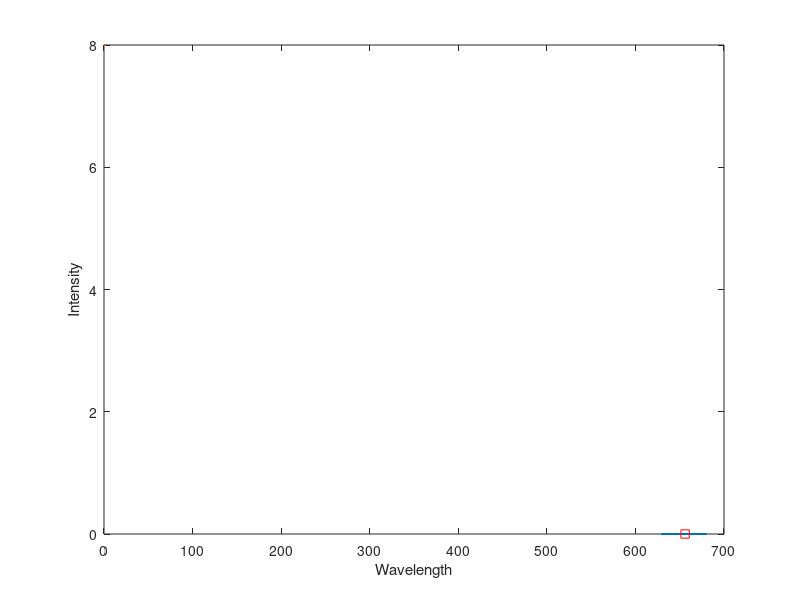

This figure's MATLAB source:
% STELLAR  MOTION  SPECTRA
load spectra.csv
nObs = size(spectra,1);
lambdaStart = 630.02;
lambdaDelta = 0.14;
% The star spectrum data in the spectra matrix was collected at evenly spaced wavelengths 
lambdaEnd = lambdaStart + (nObs-1)*lambdaDelta;
lambda = (lambdaStart:lambdaDelta:lambdaEnd);
%  Each column of spectra is the spectrum of a different star.
s = spectra(:,2);
%  Plot the spectra (s) as a function of wavelength (lambda)
plot(lambda,s,".-");
xlabel("Wavelength");
ylabel("Intensity");
hold ;
% location of the hydrogen-alpha line
[sHa,idx] = min(s);
lambdaHa = lambda(idx);
% The point (lambdaHa,sHa) is the location of the hydrogen-alpha line.
plot(lambdaHa,sHa,"rs",MarkerSize=8);
hold off;
% Calculate the redshift factor (z) and the speed (in km/s) at which the star is moving away from Earth.
z = lambdaHa/656.28 - 1

speed = z*299792.458
